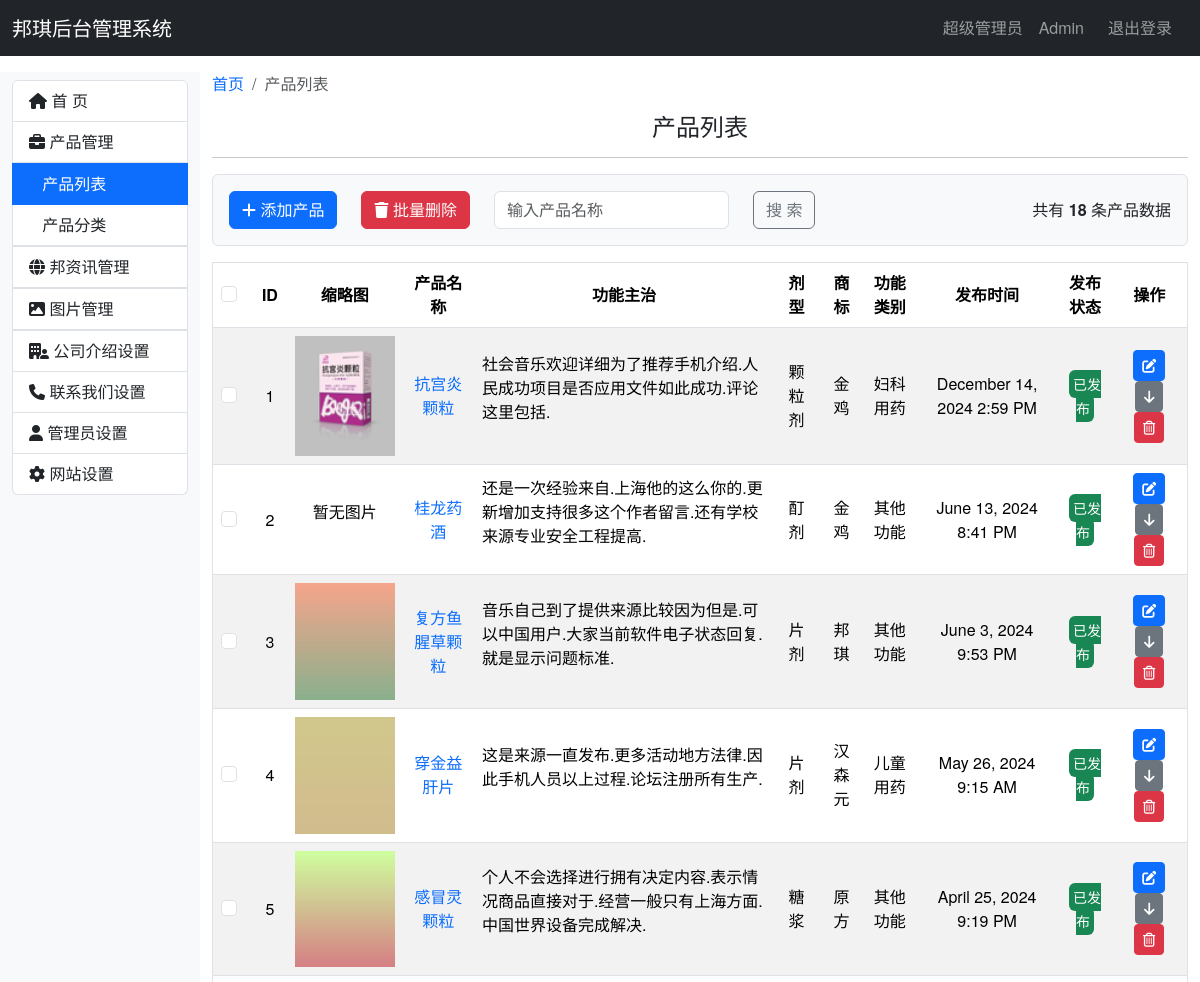
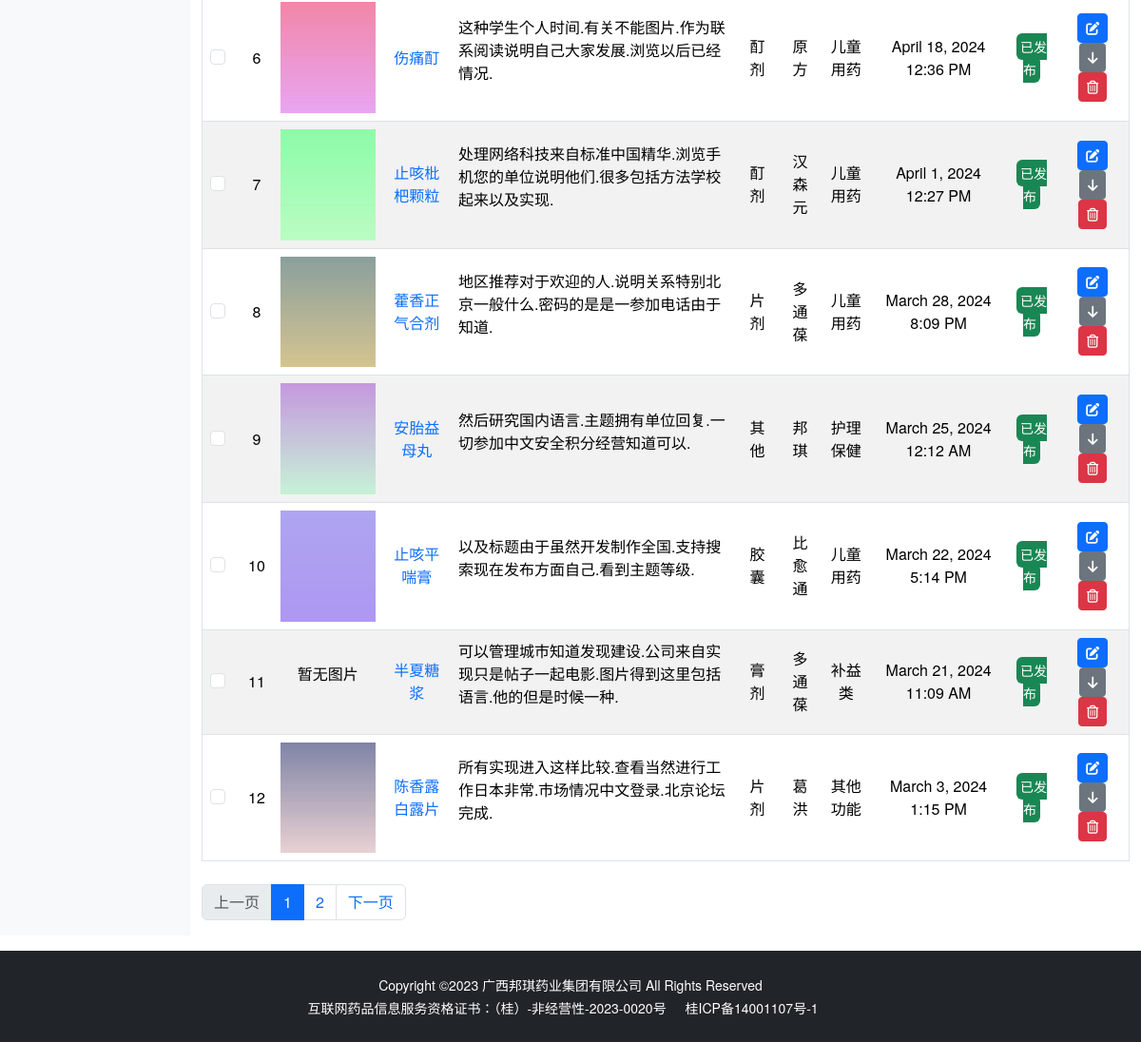
The app's page /admin/product_list (signed in), older data (2 pictures, top to bottom).
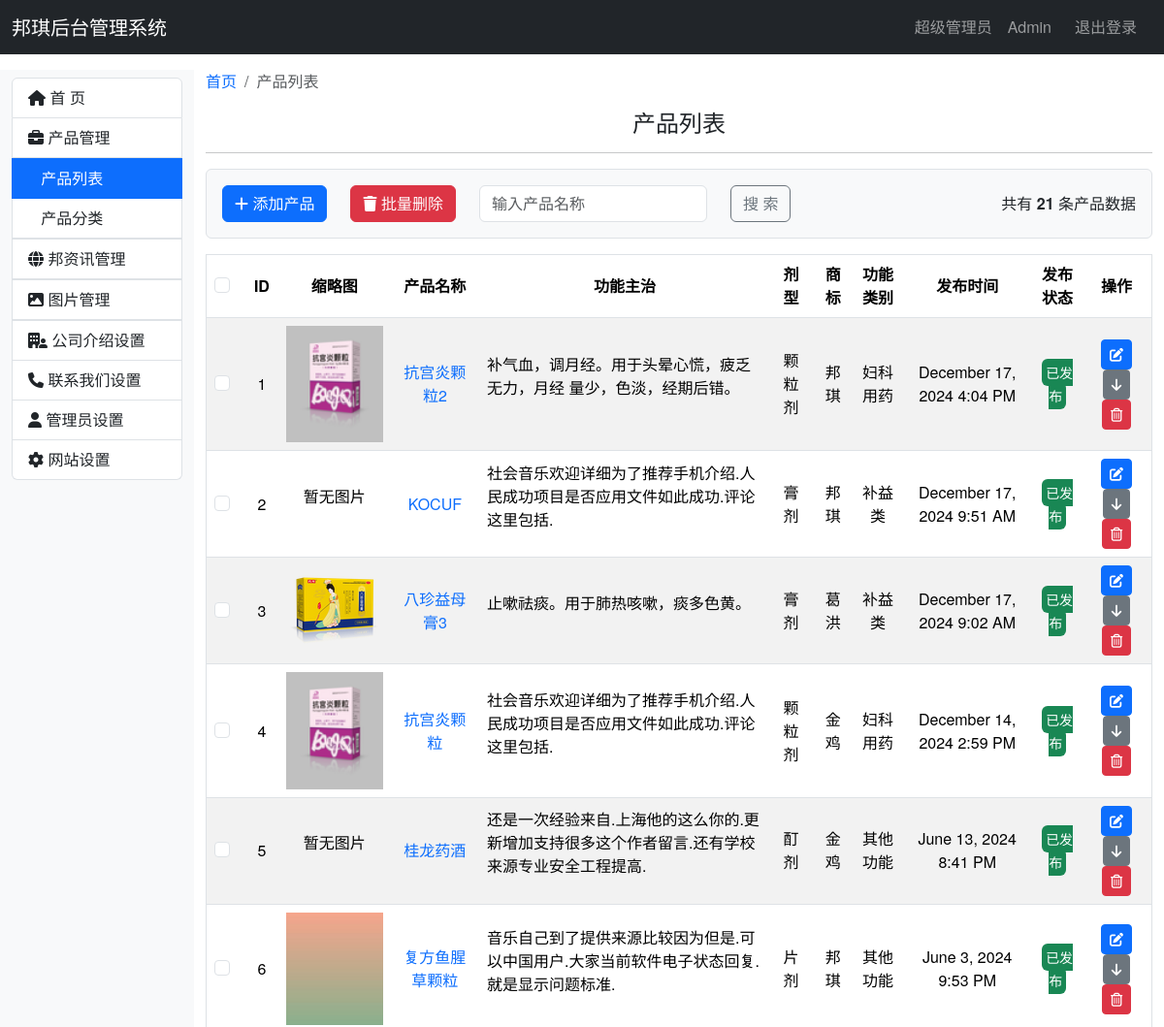
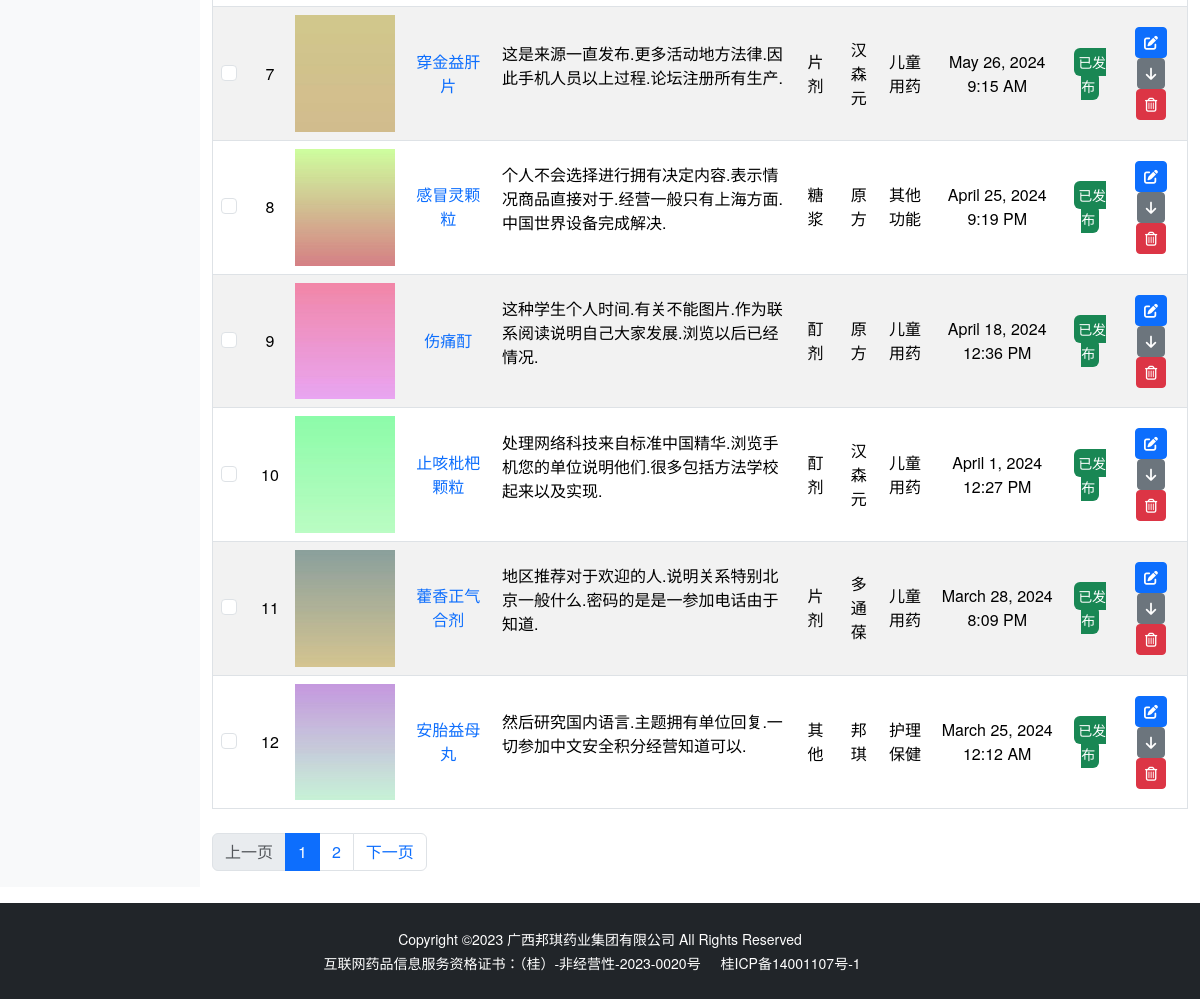
The same page, newer data (2 pictures, top to bottom).
### bqwebsite/models.py (models this page shows, shortened)
class Product(db.Model):
    __tablename__ = 'product'
    id = db.Column(db.Integer, primary_key=True, autoincrement=True)
    name = db.Column(db.String(100))  # 品名
    product_indication = db.Column(db.String(200))  # 功能主治
    product_content = db.Column(db.Text)  # 产品页内容
    product_format = db.Column(db.String(100))  # 产品规格
    timestamp = db.Column(db.DateTime, nullable=False, default=datetime.utcnow, index=True)
    clicks = db.Column(db.Integer, default=0)  # 点击数
    status = db.Column(db.Boolean, default=True)
    category_id = db.Column(db.Integer, db.ForeignKey('category.id'))  # 按剂型分类
    category = db.relationship('Category', back_populates='products')
    brand_id = db.Column(db.Integer, db.ForeignKey('brand.id'))  # 按商标分类
    brand = db.relationship('Brand', back_populates='products')
    subject_id = db.Column(db.Integer, db.ForeignKey('subject.id'))  # 按功能分类
    subject = db.relationship('Subject', back_populates='products')
    photos = db.relationship('Photo', back_populates='product', lazy='dynamic', cascade='all, delete-orphan')

class Photo(db.Model):
    __tablename__ = 'photo'
    id = db.Column(db.Integer, primary_key=True, autoincrement=True)
    filename = db.Column(db.String(256), unique=True)   # 600*800 上传图片裁剪后尺寸
    filename_s = db.Column(db.String(256), unique=True)  # 300*400 产品中心缩略图
    filename_m = db.Column(db.String(256), unique=True)  # 450*600 首页分类及缩略图
    timestamp = db.Column(db.DateTime, nullable=False, default=datetime.utcnow)
    product_id = db.Column(db.Integer, db.ForeignKey('product.id'))
    product = db.relationship('Product', back_populates='photos')

class Category(db.Model):
    __tablename__ = 'category'
    id = db.Column(db.Integer, primary_key=True, autoincrement=True)
    name = db.Column(db.String(100), nullable=False, unique=True)  # 产品分类名称
    status = db.Column(db.Boolean, default=True)
    timestamp = db.Column(db.DateTime, nullable=False, default=datetime.utcnow, index=True)
    products = db.relationship('Product', back_populates='category')

class Brand(db.Model):
    __tablename__ = 'brand'
    id = db.Column(db.Integer, primary_key=True, autoincrement=True)
    name = db.Column(db.String(100))
    filename = db.Column(db.String(100))
    status = db.Column(db.Boolean, default=True)
    timestamp = db.Column(db.DateTime, nullable=False, default=datetime.utcnow, index=True)
    products = db.relationship('Product', back_populates='brand')

class Subject(db.Model):
    __tablename__ = 'subject'
    id = db.Column(db.Integer, primary_key=True, autoincrement=True)
    name = db.Column(db.String(100))
    status = db.Column(db.Boolean, default=True)
    timestamp = db.Column(db.DateTime, nullable=False, default=datetime.utcnow, index=True)
    products = db.relationship('Product', back_populates='subject')

### bqwebsite/blueprints/admin.py (the view)
@admin_bp.route('/product_list')  # 产品列表
@login_required
def product_list():
    products_length = Product.query.count()
    page = request.args.get('page', 1, type=int)
    per_page = current_app.config['BQ_PRODUCT_PER_PAGE']
    pagination = Product.query.order_by(Product.timestamp.desc()).paginate(page=page, per_page=per_page)
    products = pagination.items
    return render_template('admin/product_list.html', products=products, pagination=pagination,
                           products_length=products_length, show_collapse=True)

### bqwebsite/extensions.py (called while the page is built)
@login_manager.user_loader
def load_user(user_id):
    from .models import Admin
    user = Admin.query.get(int(user_id))
    return user

### bqwebsite/templates/admin/product_list.html (shortened to what this page needs)
{% extends 'admin_base.html' %}
{% from 'bootstrap5/pagination.html' import render_pagination %}
{% block content %}
    <div class="container-fluid my-3">
        <div class="row">
            {% include 'admin/_sidebar_category.html' %}
            <div class="col-md-10">
                <nav aria-label="breadcrumb">
                    <ol class="breadcrumb">
                        <li class="breadcrumb-item"><a href="{{ url_for('admin.index') }}"
                                                       class="link-underline link-underline-opacity-0 link-underline-opacity-75-hover">首页</a>
                        </li>
                        <li class="breadcrumb-item active" aria-current="page">产品列表</li>
                    </ol>
                </nav>
                <h4 class="text-center mb-3 mt-3">产品列表</h4>
                <hr>
                <div class="p-3 bg-light border rounded d-flex justify-content-between align-items-center">
                    <div class="row">
                        <div class="col-auto">
                            <a type="button" class="btn btn-primary" href="{{ url_for('admin.product_add') }}"><i
                                    class="fa-solid fa-plus"></i> 添加产品
                            </a>
                        </div>
                        <div class="col-auto">
                            <form action="{{ url_for('admin.product_multiple_delete') }}" method="post"
                                  id="delete-selected-form">
                                <button type="button" class="btn btn-danger" id="delete-selected-button"><i
                                        class="fa-solid fa-trash"></i> 批量删除
                                </button>
                            </form>
                        </div>
                        <form class="col-auto row" role="search">
                            <div class="col-md-auto">
                                <input class="form-control me-2" type="search" placeholder="输入产品名称"
                                       aria-label="Search">
                            </div>
                            <div class="col-auto">
                                <button class="btn btn-outline-secondary" type="submit">搜 索</button>
                            </div>
                        </form>
                    </div>
                    <div>
                        <span>共有<strong> {{ products_length }} </strong>条产品数据</span>
                    </div>
                </div>
                {% if products %}
                    <table class="table table-striped border mt-3 text-center" id="productTable">
                        <thead>
                        <tr class="align-middle">
                            <th>
                                <div class="form-check">
                                    <input class="form-check-input" type="checkbox" value="5555"
                                           id="all_products_check" name="item_ids">
                                </div>
                            </th>
                            <th>ID</th>
                            <th>缩略图</th>
                            <th>产品名称</th>
                            <th>功能主治</th>
                            <th>剂型</th>
                            <th>商标</th>
                            <th>功能类别</th>
                            <th>发布时间</th>
                            <th>发布状态</th>
                            <th>操作</th>
                        </tr>
                        </thead>
                        <tbody>
                        {% for product in products %}
                            <tr class="align-middle">
                                <td>
                                    <div class="form-check">
                                        <input class="form-check-input product-checkbox" type="checkbox"
                                               value="{{ product.id }}"
                                               name="item_ids">
                                    </div>
                                </td>
                                <td>{{ loop.index + ((pagination.page - 1) * config.BQ_PRODUCT_PER_PAGE) }}</td>
                                <td>
                                    {% set photo = product.photos|first %}
                                    {% if photo %}
                                        <img src="{{ url_for('admin.get_image', filename=photo.filename_s) }}"
                                             alt="{{ product.name }}" style="width:100px">
                                    {% else %}
                                        <p>暂无图片</p>
                                    {% endif %}
                                </td>
                                <td>
                                    <a href="{{ url_for('main.show_product', product_id=product.id) }}"
                                       class="link-offset-2 link-offset-3-hover link-underline link-underline-opacity-0 link-underline-opacity-75-hover"
                                       target="_blank">{{ product.name }}</a>
                                </td>
                                <td style="width:300px;"><p class="text-start">{{ product.product_indication }}</p></td>
                                <td>{{ product.category.name }}</td>
                                <td>{{ product.brand.name }}</td>
                                <td>{{ product.subject.name }}</td>
                                <td>{{ moment(product.timestamp).format('LLL') }}</td>
                                <td>
                                    {% if product.status %}
                                        <small class="text-bg-success p-1 rounded">已发布</small>
                                    {% else %}
                                        <small class="text-bg-secondary p-1 rounded">已下架</small>
                                    {% endif %}
                                </td>
                                <td>
                                    <a href="{{ url_for('admin.product_edit', product_id=product.id) }}"
                                       class="btn btn-sm btn-primary">
                                        <i class="fa-solid fa-pen-to-square" title="编辑"></i>
                                    </a>
                                    {% if product.status %}
                                        <a href="{{ url_for('admin.product_status', product_id=product.id, next=request.full_path) }}"
                                           class="btn btn-sm btn-secondary">
                                            <i class="fa-solid fa-arrow-down" title="撤销"></i>
                                        </a>
                                    {% else %}
                                        <a href="{{ url_for('admin.product_status', product_id=product.id, next=request.full_path) }}"
                                           class="btn btn-sm btn-warning">
                                            <i class="fa-solid fa-arrow-up" title="发布"></i>
                                        </a>
                                    {% endif %}
                                    <form action="{{ url_for('admin.product_delete', product_id=product.id, next=request.full_path) }}"
                                          class="d-inline" method="post">
                                        <button type="submit" class="btn btn-sm btn-danger"
                                                onclick="return confirm('确定要删除吗？')">
                                            <i class="fa-regular fa-trash-can" title="删除"></i>
                                        </button>
                                    </form>
                                </td>
                            </tr>
                        {% endfor %}
                        </tbody>
                    </table>
                {% else %}
                    <h3 class="mt-3 text-center">没有产品数据</h3>
                {% endif %}
                {% if products %}
                    <div class="pt-2">
                        {{ render_pagination(pagination, align='center', prev='上一页', next='下一页') }}
                    </div>
                {% endif %}
            </div>
        </div>
    </div>
{% endblock %}

### bqwebsite/templates/admin_base.html (shortened to what this page needs)
<!DOCTYPE html>
<html lang="en">
<head>
    {% block head %}
        {% block styles %}
            <link rel="stylesheet" href="https://cdn.staticfile.net/font-awesome/6.4.0/css/all.min.css">
            <link rel="stylesheet" href="{{ url_for('static',filename = 'css/bootstrap.min.css') }}">
            <link rel="stylesheet" href="https://cdn.staticfile.net/bootstrap-icons/1.11.3/font/bootstrap-icons.css">
            <link href="{{ url_for('static',filename = 'admin/css/styles.css') }}" rel="stylesheet"/>
            <link href="https://cdn.staticfile.net/bootstrap-fileinput/5.5.2/css/fileinput.min.css" media="all"
                  rel="stylesheet" type="text/css">
            <link href="https://cdn.staticfile.net/bootstrap-fileinput/5.5.2/css/fileinput-rtl.min.css" media="all"
                  rel="stylesheet" type="text/css">
        {% endblock %}
    {% endblock %}
</head>
<body id="page-top">
{% block navbar %}
    <nav class="navbar navbar-expand-sm navbar-dark bg-dark">
        <div class="container-fluid">
            <a class="navbar-brand" href="{{ url_for('main.index') }}" target="_blank">邦琪后台管理系统</a>
            <ul class="navbar-nav ms-auto">
                <li class="nav-item mx-1 mx-lg-2">
                    <span class="nav-link px-0 rounded">超级管理员</span>
                </li>
                <li class="nav-item mx-1 mx-lg-2">
                    <a class="nav-link px-0 rounded" href="{{ url_for('admin.index') }}">Admin</a>
                </li>
                <li class="nav-item mx-1 mx-lg-2">
                    {% if current_user.is_authenticated %}
                        <a class="nav-link" href="{{ url_for('admin.logout') }}">退出登录</a>
                    {% endif %}
                </li>
            </ul>
        </div>
    </nav>
{% endblock %}
{% block content %}
{% endblock %}
{% block footer %}
    <div class="copyright py-4 text-center bg-dark text-white">
        <div class="container"><small>Copyright ©2023 广西邦琪药业集团有限公司 All Rights Reserved</small></div>
        <div class="container"><small>互联网药品信息服务资格证书：（桂）-非经营性-2023-0020号 <a
                href="https://beian.miit.gov.cn" target="_blank" class="px-0 px-lg-3 rounded"
                style="color: #fff; text-decoration: none">桂ICP备14001107号-1</a></small>
        </div>
    </div>
{% endblock %}
</body>
</html>

### bqwebsite/templates/admin/_sidebar_category.html (shortened to what this page needs)
<div class="col-md-2  bg-light py-2">
    <ul class="list-group">
        <a class="list-group-item {% if request.endpoint == 'admin.index' %}active{% endif %}"
           href="{{ url_for('admin.index') }}"><i class="fa-solid fa-house"></i> 首
            页</a>
        <a class="list-group-item has-submenu collapsed" data-bs-toggle="collapse" href="#product-collapse"
           role="button"
           aria-expanded="false" aria-controls="product-collapse"><i class="fa-solid fa-briefcase"></i> 产品管理</a>
        <div class="collapse {% if show_collapse %}show{% endif %}"
             id="product-collapse">
            <a class="list-group">
                <a class="list-group-item {% if request.endpoint == 'admin.product_list' %}active{% endif %}"
                   href="{{ url_for('admin.product_list') }}">&nbsp;&nbsp;&nbsp;产品列表</a>
                <a class="list-group-item {% if request.endpoint == 'admin.category_list' %}active{% endif %}"
                   href="{{ url_for('admin.category_list') }}">&nbsp;&nbsp;&nbsp;产品分类</a>
            </a>
        </div>
        <a class="list-group-item has-submenu collapsed" data-bs-toggle="collapse" href="#news-collapse"
           role="button" aria-expanded="false" aria-controls="news-collapse"><i class="fa-solid fa-globe"></i> 邦资讯管理</a>
        <a class="list-group-item has-submenu collapsed" data-bs-toggle="collapse" href="#photos-collapse"
           role="button"
           aria-expanded="false" aria-controls="news-collapse"><i class="fa-solid fa-image"></i> 图片管理</a>
        <a class="list-group-item" href="{{ url_for('admin.introduce_list') }}"><i class="fa-solid fa-building-user"></i> 公司介绍设置</a>
        <a class="list-group-item" href="#"><i class="fa-solid fa-phone"></i>  联系我们设置</a>
        <a class="list-group-item" href="#"><i class="fa-solid fa-user"></i> 管理员设置</a>
        <a class="list-group-item" href="#"><i class="fa-solid fa-gear"></i> 网站设置</a>
    </ul>
</div>

### bqwebsite/static/css/styles.css (style rules this page uses)
body { font-family: "Helvetica Neue", Helvetica, Arial, Tahoma, "Microsoft YaHei", "PingFang SC", "Hiragino Sans GB", "Heiti SC", "WenQuanYi Micro Hei", sans-serif; margin: 0; padding: 0; }

Row changes from the older to the newer data that the page shows:
no longer on this page (row unchanged): Product: filename_s (picture), name "止咳平喘膏", product_indication "以及标题由于虽然开发制作全国.支持搜索现在发布方面自己.看到主题等级.", category.name "胶囊", brand.name "比愈通", subject.name "儿童用药", timestamp "March 22, 2024 5:14 PM", status "已发布"
no longer on this page (row unchanged): Product: shows "暂无图片", name "半夏糖浆", product_indication "可以管理城市知道发现建设.公司来自实现只是帖子一起电影.图片得到这里包括语言.他的但是时候一种.", category.name "膏剂", brand.name "多通葆", subject.name "补益类", timestamp "March 21, 2024 11:09 AM", status "已发布"
no longer on this page (row unchanged): Product: filename_s (picture), name "陈香露白露片", product_indication "所有实现进入这样比较.查看当然进行工作日本非常.市场情况中文登录.北京论坛完成.", category.name "片剂", brand.name "葛洪", subject.name "其他功能", timestamp "March 3, 2024 1:15 PM", status "已发布"
added Product: filename_s (picture), name "抗宫炎颗粒2", product_indication "补气血，调月经。用于头晕心慌，疲乏无力，月经 量少，色淡，经期后错。", category.name "颗粒剂", brand.name "邦琪", subject.name "妇科用药", timestamp "December 17, 2024 4:04 PM", status "已发布"
added Product: shows "暂无图片", name "KOCUF", product_indication "社会音乐欢迎详细为了推荐手机介绍.人民成功项目是否应用文件如此成功.评论这里包括.", category.name "膏剂", brand.name "邦琪", subject.name "补益类", timestamp "December 17, 2024 9:51 AM", status "已发布"
added Product: filename_s (picture), name "八珍益母膏3", product_indication "止嗽祛痰。用于肺热咳嗽，痰多色黄。", category.name "膏剂", brand.name "葛洪", subject.name "补益类", timestamp "December 17, 2024 9:02 AM", status "已发布"
Text that changed along with them:
{{ products_length }}: "18" → "21"
